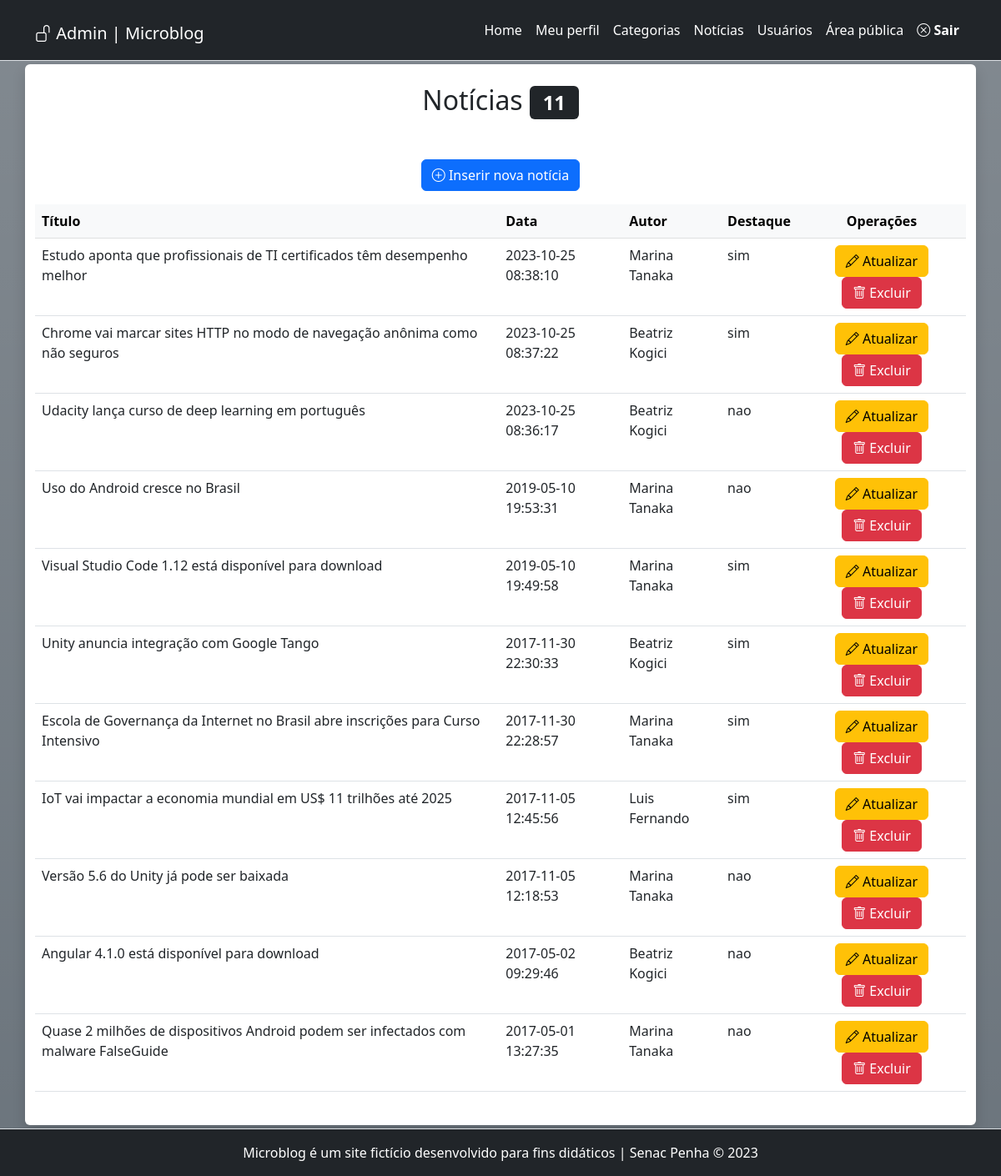
/admin/noticias.php (signed in), run on the app's committed database.
### tables this page shows
CREATE TABLE `noticias` (
  `id` mediumint(9) NOT NULL,
  `data` datetime NOT NULL DEFAULT current_timestamp(),
  `titulo` varchar(150) NOT NULL,
  `texto` text NOT NULL,
  `resumo` tinytext NOT NULL,
  `imagem` varchar(45) NOT NULL,
  `destaque` enum('sim','nao') NOT NULL,
  `usuario_id` smallint(6) DEFAULT NULL,
  `categoria_id` smallint(6) DEFAULT NULL
);

CREATE TABLE `usuarios` (
  `id` smallint(6) NOT NULL,
  `nome` varchar(45) NOT NULL,
  `email` varchar(45) NOT NULL,
  `senha` varchar(255) NOT NULL,
  `tipo` enum('admin','editor') NOT NULL
);

### src/Banco.php (called while the page is built, shortened)
<?php
abstract class Banco {
    private static string $servidor = "localhost";
    private static string $usuario = "root";
    private static string $senha = "";
    private static string $banco = "microblog_tanaka";
    private static ?PDO $conexao = null;
    public static function conecta():PDO {
        if(self::$conexao === null){
            try {
                self::$conexao = new PDO(
                    "mysql:host=".self::$servidor.";
                    dbname=".self::$banco.";
                    charset=utf8",
                    self::$usuario,
                    self::$senha
                );
                self::$conexao->setAttribute( PDO::ATTR_ERRMODE, PDO::ERRMODE_EXCEPTION);
            } catch (Exception $erro) {
                die("Deu ruim: ".$erro->getMessage());
            }
        }
        return self::$conexao;
    }
}

### src/Noticia.php (called while the page is built, shortened)
<?php
final class Noticia {
    private PDO $conexao;
    public Usuario $usuario;
    public function __construct(){
        $this->usuario = new Usuario;
        $this->conexao = Banco::conecta();
    }
    public function listar(): array {
        if($this->usuario->getTipo() === 'admin'){
            $sql = "SELECT noticias.id, noticias.titulo, noticias.data, usuarios.nome AS autor, noticias.destaque
            FROM noticias INNER JOIN usuarios ON noticias.usuario_id = usuarios.id ORDER BY data DESC";
        } else {
            $sql = "SELECT id, titulo, data, destaque FROM noticias WHERE usuario_id = :usuario_id ORDER BY data DESC";
        }
        try {
            $consulta = $this->conexao->prepare($sql);
            $consulta->execute();
            $resultado = $consulta->fetchAll(PDO::FETCH_ASSOC);
        } catch (Exception $erro) {
            die("Erro ao exibir ". $erro->getMessage());
        }
        return $resultado;
    }
}

### src/Usuario.php (called while the page is built, shortened)
<?php
class Usuario {
    private string $tipo;
    public function getTipo(): string {
        return $this->tipo;
    }
    public function setTipo(string $tipo): self {
        $this->tipo = filter_var($tipo, FILTER_SANITIZE_SPECIAL_CHARS);
        return $this;
    }
}

### admin/noticias.php (the view, shortened to what this page needs)
<?php
require_once "../inc/cabecalho-admin.php";
$noticia = new Noticia;
$noticia->usuario->setId($_SESSION['id']);
$noticia->usuario->setTipo($_SESSION['tipo']);
$dadosDeNoticia = $noticia->listar();
?>
<div class="row">
	<article class="col-12 bg-white rounded shadow my-1 py-4">
		<h2 class="text-center">
		Notícias <span class="badge bg-dark"><?=count($dadosDeNoticia)?></span>
		</h2>
		<p class="text-center mt-5">
			<a class="btn btn-primary" href="noticia-insere.php">
			<i class="bi bi-plus-circle"></i>
			Inserir nova notícia</a>
		</p>
		<div class="table-responsive">
			<table class="table table-hover">
				<thead class="table-light">
					<tr>
                        <th>Título</th>
                        <th>Data</th>
						<?php if($_SESSION['tipo'] === 'admin') {?>
                        <th>Autor</th>
						<?php } ?>
						<th>Destaque</th>
						<th colspan="2" class="text-center">Operações</th>
					</tr>
				</thead>
				<tbody>
				<?php foreach($dadosDeNoticia as $itemNoticia){?>
					<tr>
                        <td> <?=$itemNoticia['titulo']?> </td>
                        <td> <?=$itemNoticia['data']?> </td>
					<?php if($_SESSION['tipo'] === 'admin') {?>
                        <td> <?=$itemNoticia['autor']?></td>
					<?php } ?>
						<td> <?=$itemNoticia['destaque']?> </td>
						<td class="text-center">
							<a class="btn btn-warning"
							href="noticia-atualiza.php?id=<?=$itemNoticia['id']?>">
							<i class="bi bi-pencil"></i> Atualizar
							</a>
							<a class="btn btn-danger excluir"
							href="noticia-exclui.php?id=<?=$itemNoticia['id']?>">
							<i class="bi bi-trash"></i> Excluir
							</a>
						</td>
					</tr>
				<?php } ?>
				</tbody>
			</table>
	</div>
	</article>
</div>
<?php
require_once "../inc/rodape-admin.php";
?>

### data on the page
noticias: titulo "Estudo aponta que profissionais de TI certificados têm desempenho melhor", data "2023-10-25 08:38:10", usuario.nome "Marina Tanaka", destaque "sim"
noticias: titulo "Chrome vai marcar sites HTTP no modo de navegação anônima como não seguros", data "2023-10-25 08:37:22", usuario.nome "Beatriz Kogici", destaque "sim"
noticias: titulo "Udacity lança curso de deep learning em português", data "2023-10-25 08:36:17", usuario.nome "Beatriz Kogici", destaque "nao"
noticias: titulo "Uso do Android cresce no Brasil", data "2019-05-10 19:53:31", usuario.nome "Marina Tanaka", destaque "nao"
noticias: titulo "Visual Studio Code 1.12 está disponível para download", data "2019-05-10 19:49:58", usuario.nome "Marina Tanaka", destaque "sim"
noticias: titulo "Unity anuncia integração com Google Tango", data "2017-11-30 22:30:33", usuario.nome "Beatriz Kogici", destaque "sim"
noticias: titulo "Escola de Governança da Internet no Brasil abre inscrições para Curso Intensivo", data "2017-11-30 22:28:57", usuario.nome "Marina Tanaka", destaque "sim"
noticias: titulo "IoT vai impactar a economia mundial em US$ 11 trilhões até 2025", data "2017-11-05 12:45:56", usuario.nome "Luis Fernando", destaque "sim"
noticias: titulo "Versão 5.6 do Unity já pode ser baixada", data "2017-11-05 12:18:53", usuario.nome "Marina Tanaka", destaque "nao"
noticias: titulo "Angular 4.1.0 está disponível para download", data "2017-05-02 09:29:46", usuario.nome "Beatriz Kogici", destaque "nao"
noticias: titulo "Quase 2 milhões de dispositivos Android podem ser infectados com malware FalseGuide", data "2017-05-01 13:27:35", usuario.nome "Marina Tanaka", destaque "nao"

### other printed values
count($dadosDeNoticia) "11"
